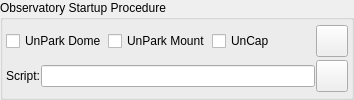
      <widget class="QGroupBox" name="startupGroupBox">
       <property name="toolTip">
        <string>&lt;html&gt;&lt;head/&gt;&lt;body&gt;&lt;p&gt;One-time startup procedure to be executed before starting Ekos. The script is executed &lt;span style=&quot; font-weight:600; text-decoration: underline;&quot;&gt;before&lt;/span&gt; the startup procedures (e.g. unpark scope), if selected, are executed.&lt;/p&gt;&lt;/body&gt;&lt;/html&gt;</string>
       </property>
       <property name="title">
        <string>Observatory Startup Procedure</string>
       </property>
       <layout class="QVBoxLayout" name="verticalLayout_4">
        <property name="spacing">
         <number>1</number>
        </property>
        <property name="leftMargin">
         <number>3</number>
        </property>
        <property name="topMargin">
         <number>3</number>
        </property>
        <property name="rightMargin">
         <number>3</number>
        </property>
        <property name="bottomMargin">
         <number>3</number>
        </property>
        <item>
         <layout class="QHBoxLayout" name="horizontalLayout_16">
          <property name="spacing">
           <number>1</number>
          </property>
          <item>
           <widget class="QCheckBox" name="unparkDomeCheck">
            <property name="enabled">
             <bool>true</bool>
            </property>
            <property name="toolTip">
             <string>Park dome to home position</string>
            </property>
            <property name="text">
             <string>UnPark Dome</string>
            </property>
            <attribute name="buttonGroup">
             <string notr="true">startupProcedureButtonGroup</string>
            </attribute>
           </widget>
          </item>
          <item>
           <widget class="QCheckBox" name="unparkMountCheck">
            <property name="enabled">
             <bool>true</bool>
            </property>
            <property name="toolTip">
             <string>Park telescope to home position.</string>
            </property>
            <property name="text">
             <string>UnPark Mount</string>
            </property>
            <attribute name="buttonGroup">
             <string notr="true">startupProcedureButtonGroup</string>
            </attribute>
           </widget>
          </item>
          <item>
           <widget class="QCheckBox" name="uncapCheck">
            <property name="toolTip">
             <string>Open dust cover</string>
            </property>
            <property name="text">
             <string>UnCap</string>
            </property>
            <attribute name="buttonGroup">
             <string notr="true">startupProcedureButtonGroup</string>
            </attribute>
           </widget>
          </item>
          <item>
           <spacer name="horizontalSpacer_10">
            <property name="orientation">
             <enum>Qt::Horizontal</enum>
            </property>
            <property name="sizeHint" stdset="0">
             <size>
              <width>40</width>
              <height>20</height>
             </size>
            </property>
           </spacer>
          </item>
          <item>
           <widget class="QPushButton" name="startupB">
            <property name="maximumSize">
             <size>
              <width>32</width>
              <height>32</height>
             </size>
            </property>
            <property name="text">
             <string/>
            </property>
           </widget>
          </item>
         </layout>
        </item>
        <item>
         <layout class="QHBoxLayout" name="horizontalLayout_12">
          <property name="spacing">
           <number>1</number>
          </property>
          <item>
           <widget class="QLabel" name="label_8">
            <property name="text">
             <string>Script:</string>
            </property>
           </widget>
          </item>
          <item>
           <widget class="QLineEdit" name="startupScript">
            <property name="sizePolicy">
             <sizepolicy hsizetype="MinimumExpanding" vsizetype="Fixed">
              <horstretch>0</horstretch>
              <verstretch>0</verstretch>
             </sizepolicy>
            </property>
            <property name="readOnly">
             <bool>false</bool>
            </property>
            <property name="clearButtonEnabled">
             <bool>true</bool>
            </property>
           </widget>
          </item>
          <item>
           <widget class="QPushButton" name="selectStartupScriptB">
            <property name="maximumSize">
             <size>
              <width>32</width>
              <height>32</height>
             </size>
            </property>
            <property name="text">
             <string/>
            </property>
           </widget>
          </item>
         </layout>
        </item>
       </layout>
      </widget>
